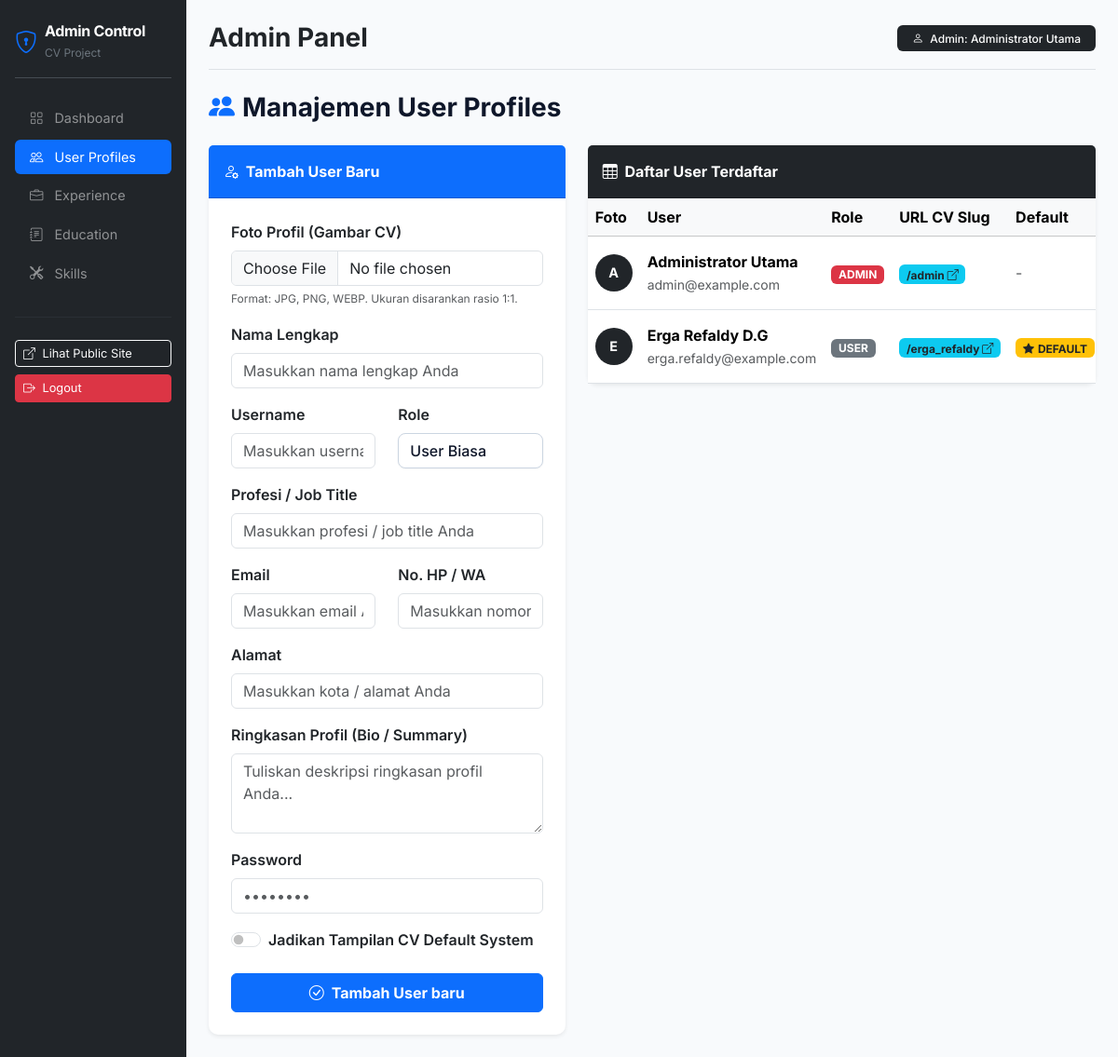
Screenshot of /admin/dashboard.php?page=users (signed in) with the database file from the repository.
### tables this page shows
CREATE TABLE `users` (
  `id` INT AUTO_INCREMENT PRIMARY KEY,
  `username` VARCHAR(50) NOT NULL UNIQUE,
  `slug` VARCHAR(100) NOT NULL UNIQUE,
  `full_name` VARCHAR(100) NOT NULL,
  `title` VARCHAR(100) DEFAULT 'Full Stack Developer',
  `email` VARCHAR(100) NOT NULL UNIQUE,
  `phone` VARCHAR(30) DEFAULT NULL,
  `address` VARCHAR(255) DEFAULT NULL,
  `summary` TEXT DEFAULT NULL,
  `photo` VARCHAR(255) DEFAULT NULL,
  `password` VARCHAR(255) NOT NULL,
  `role` ENUM('admin', 'user') DEFAULT 'user',
  `is_default` TINYINT(1) DEFAULT 0,
  `created_at` DATETIME DEFAULT CURRENT_TIMESTAMP
);

### admin/includes/user_management.php (the view, shortened to what this page needs)
<?php
$edit_user = null;
$all_users = [];
if ($db) {
    $res = $db->query("SELECT * FROM users ORDER BY id ASC");
    if ($res) {
        while ($r = $res->fetch_assoc()) {
            $all_users[] = $r;
        }
    }
}
?>
<div class="d-flex justify-content-between align-items-center mb-3">
    <h3 class="fw-bold"><i class="bi bi-people-fill text-primary me-2"></i>Manajemen User Profiles</h3>
</div>
<div class="row g-4">
    <div class="col-lg-5">
        <div class="card card-custom shadow-sm border-0">
            <div class="card-header bg-primary text-white fw-bold py-3">
                <i class="bi bi-person-gear me-1"></i> <?= $edit_user ? 'Edit Profil User (ID: ' . $edit_user['id'] . ')' : 'Tambah User Baru' ?>
            </div>
            <div class="card-body p-4">
                <form method="POST" action="" enctype="multipart/form-data">
                    <div class="mb-3">
                        <label class="form-label fw-semibold">Foto Profil (Gambar CV)</label>
                        <input type="file" class="form-control" name="photo" accept="image/*">
                        <small class="text-muted" style="font-size: 0.75rem;">Format: JPG, PNG, WEBP. Ukuran disarankan rasio 1:1.</small>
                    </div>
                    <div class="mb-3">
                        <label class="form-label fw-semibold">Nama Lengkap</label>
                        <input type="text" class="form-control" name="full_name" required value="<?= htmlspecialchars($edit_user['full_name'] ?? '') ?>" placeholder="Masukkan nama lengkap Anda">
                    </div>
                    <div class="row mb-3">
                        <div class="col-md-6">
                            <label class="form-label fw-semibold">Username</label>
                            <input type="text" class="form-control" name="username" required value="<?= htmlspecialchars($edit_user['username'] ?? '') ?>" placeholder="Masukkan username Anda">
                        </div>
                        <div class="col-md-6">
                            <label class="form-label fw-semibold">Role</label>
                            <select name="role" class="form-select">
                                <option value="user" <?= ($edit_user['role'] ?? '') === 'user' ? 'selected' : '' ?>>User Biasa</option>
                            </select>
                        </div>
                    </div>
                    <div class="mb-3">
                        <label class="form-label fw-semibold">Profesi / Job Title</label>
                        <input type="text" class="form-control" name="title" value="<?= htmlspecialchars($edit_user['title'] ?? '') ?>" placeholder="Masukkan profesi / job title Anda">
                    </div>
                    <div class="row mb-3">
                        <div class="col-md-6">
                            <label class="form-label fw-semibold">Email</label>
                            <input type="email" class="form-control" name="email" required value="<?= htmlspecialchars($edit_user['email'] ?? '') ?>" placeholder="Masukkan email Anda">
                        </div>
                        <div class="col-md-6">
                            <label class="form-label fw-semibold">No. HP / WA</label>
                            <input type="text" class="form-control" name="phone" value="<?= htmlspecialchars($edit_user['phone'] ?? '') ?>" placeholder="Masukkan nomor telepon / HP Anda">
                        </div>
                    </div>
                    <div class="mb-3">
                        <label class="form-label fw-semibold">Alamat</label>
                        <input type="text" class="form-control" name="address" value="<?= htmlspecialchars($edit_user['address'] ?? '') ?>" placeholder="Masukkan kota / alamat Anda">
                    </div>
                    <div class="mb-3">
                        <label class="form-label fw-semibold">Ringkasan Profil (Bio / Summary)</label>
                        <textarea class="form-control" name="summary" rows="3" placeholder="Tuliskan deskripsi ringkasan profil Anda..."><?= htmlspecialchars($edit_user['summary'] ?? '') ?></textarea>
                    </div>
                    <div class="mb-3">
                        <label class="form-label fw-semibold">Password <?= $edit_user ? '<small class="text-muted">(Kosongkan jika tidak ingin mengubah)</small>' : '' ?></label>
                        <input type="password" class="form-control" name="password" <?= $edit_user ? '' : 'required' ?> placeholder="••••••••">
                    </div>
                    <div class="form-check form-switch mb-4">
                        <input class="form-check-input" type="checkbox" name="is_default" id="is_default_check" <?= ($edit_user['is_default'] ?? 0) ? 'checked' : '' ?>>
                        <label class="form-check-label fw-semibold" for="is_default_check">Jadikan Tampilan CV Default System</label>
                    </div>
                    <button type="submit" class="btn btn-primary w-100 py-2 fw-bold">
                        <i class="bi bi-check-circle me-1"></i> <?= $edit_user ? 'Simpan Perubahan' : 'Tambah User baru' ?>
                    </button>
                </form>
            </div>
        </div>
    </div>
    <div class="col-lg-7">
        <div class="card card-custom shadow-sm border-0">
            <div class="card-header bg-dark text-white fw-bold py-3">
                <i class="bi bi-table me-1"></i> Daftar User Terdaftar
            </div>
            <div class="card-body p-0">
                <div class="table-responsive">
                    <table class="table table-hover align-middle mb-0">
                        <thead class="table-light">
                            <tr>
                                <th>Foto</th>
                                <th>User</th>
                                <th>Role</th>
                                <th>URL CV Slug</th>
                                <th>Default</th>
                            </tr>
                        </thead>
                        <tbody>
                            <?php if (!empty($all_users)): ?>
                                <?php foreach ($all_users as $u): ?>
                                    <tr>
                                        <td>
                                            <?php if (!empty($u['photo']) && file_exists(__DIR__ . '/../../' . $u['photo'])): ?>
                                                <img src="../<?= htmlspecialchars($u['photo']) ?>" alt="Avatar" class="rounded-circle border" style="width: 40px; height: 40px; object-fit: cover;">
                                            <?php else: ?>
                                                <div class="rounded-circle bg-dark text-white d-flex align-items-center justify-content-center fw-bold" style="width: 40px; height: 40px; font-size: 0.9rem;">
                                                    <?= strtoupper(substr($u['full_name'], 0, 1)) ?>
                                                </div>
                                            <?php endif; ?>
                                        </td>
                                        <td>
                                            <div class="fw-bold"><?= htmlspecialchars($u['full_name']) ?></div>
                                            <small class="text-muted"><?= htmlspecialchars($u['email']) ?></small>
                                        </td>
                                        <td>
                                            <span class="badge <?= $u['role'] === 'admin' ? 'bg-danger' : 'bg-secondary' ?>"><?= strtoupper($u['role']) ?></span>
                                        </td>
                                        <td>
                                            <a href="../<?= htmlspecialchars($u['slug']) ?>" target="_blank" class="badge bg-info text-dark text-decoration-none">
                                                /<?= htmlspecialchars($u['slug']) ?> <i class="bi bi-box-arrow-up-right"></i>
                                            </a>
                                        </td>
                                        <td>
                                            <?= $u['is_default'] ? '<span class="badge bg-warning text-dark"><i class="bi bi-star-fill me-1"></i>DEFAULT</span>' : '<span class="text-muted">-</span>' ?>
                                        </td>
                                    </tr>
                                <?php endforeach; ?>
                            <?php else: ?>
                                <tr>
                                    <td colspan="6" class="text-center py-4 text-muted">Belum ada data user.</td>
                                </tr>
                            <?php endif; ?>
                        </tbody>
                    </table>
                </div>
            </div>
        </div>
    </div>
</div>

### admin/dashboard.php (style rules this page uses)
body { font-family: 'Inter', sans-serif; background-color: #f8fafc; color: #0f172a; }
.card-custom { background: #ffffff; border: 1px solid #e2e8f0; border-radius: 10px; box-shadow: 0 2px 8px rgba(0,0,0,0.02); }
.form-select, .form-select-sm, .form-select-lg { appearance: none; -webkit-appearance: none; -moz-appearance: none; background-color: #ffffff !important; background-repeat: no-repeat !important; background-position: right 1rem center !important; background-size: 14px 12px !important; border: 1px solid #cbd5e1 !important; border-radius: 8px !important; padding-right: 40px !important; font-family: 'Inter', sans-serif !important; font-weight: 500 !important; color: #0f172a !important; transition: all 0.2s ease-in-out !important; cursor: pointer !important; box-shadow: 0 1px 2px rgba(0, 0, 0, 0.04) !important; }
.form-select option { padding: 10px 14px; background-color: #ffffff !important; color: #0f172a !important; font-size: 0.92rem; font-weight: 500; }

### rows the page displays
users: full_name "A", full_name "Administrator Utama", email "admin@example.com", role "ADMIN", slug "admin"
users: full_name "E", full_name "Erga Refaldy D.G", email "erga.refaldy@example.com", role "USER", slug "erga_refaldy", is_default 1 (drawn)

### other values shown
$_SESSION['full_name'] "Administrator Utama"
